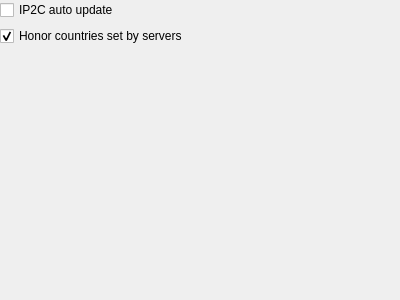
<?xml version="1.0" encoding="UTF-8"?>
<ui version="4.0">
 <class>CFGIP2C</class>
 <widget class="QWidget" name="CFGIP2C">
  <property name="geometry">
   <rect>
    <x>0</x>
    <y>0</y>
    <width>400</width>
    <height>300</height>
   </rect>
  </property>
  <layout class="QVBoxLayout" name="verticalLayout">
   <property name="leftMargin">
    <number>0</number>
   </property>
   <property name="topMargin">
    <number>0</number>
   </property>
   <property name="rightMargin">
    <number>0</number>
   </property>
   <property name="bottomMargin">
    <number>0</number>
   </property>
   <item>
    <widget class="QCheckBox" name="cbAutoUpdate">
     <property name="toolTip">
      <string>&lt;p&gt;A new IP2C database will be downloaded if the local one is missing or has a different checksum than the one stored on Doomseeker's web page.&lt;/p&gt;</string>
     </property>
     <property name="text">
      <string>IP2C auto update</string>
     </property>
    </widget>
   </item>
   <item>
    <widget class="QCheckBox" name="cbHonorServerCountries">
     <property name="toolTip">
      <string>&lt;html&gt;&lt;head/&gt;&lt;body&gt;&lt;p&gt;Servers of some games are able to directly tell Doomseeker in which country they are located in. If this is checked, Doomseeker will honor this information. If unchecked, Doomseeker will always try to detect the country by server's IP. &lt;/p&gt;&lt;p&gt;Neither of these methods may be accurate - the server can tell false info and the IP2C database may contain inaccuracies. Either method can lead to the wrong country being displayed.&lt;/p&gt;&lt;/body&gt;&lt;/html&gt;</string>
     </property>
     <property name="text">
      <string>Honor countries set by servers</string>
     </property>
     <property name="checked">
      <bool>true</bool>
     </property>
    </widget>
   </item>
   <item>
    <spacer name="verticalSpacer">
     <property name="orientation">
      <enum>Qt::Vertical</enum>
     </property>
     <property name="sizeHint" stdset="0">
      <size>
       <width>20</width>
       <height>40</height>
      </size>
     </property>
    </spacer>
   </item>
  </layout>
 </widget>
 <resources/>
 <connections/>
</ui>
